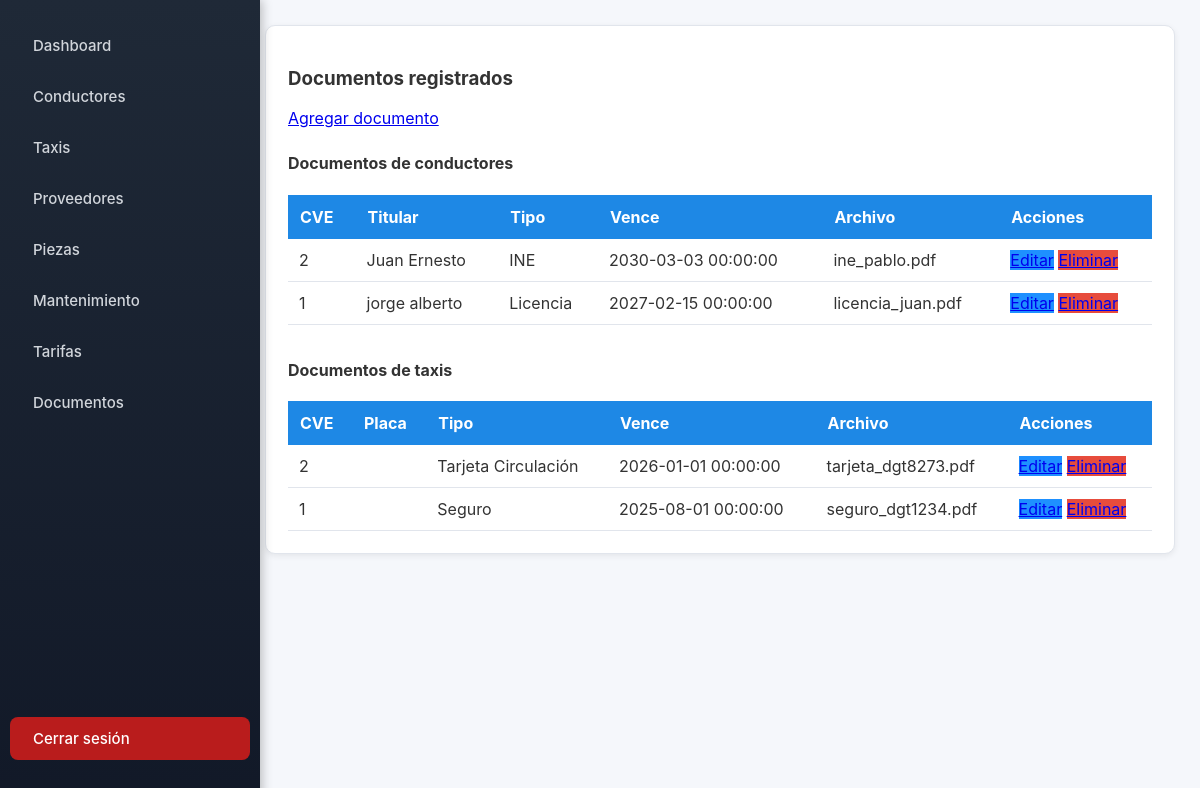
/paginas/documentos/index.php (signed in), run on the app's committed database.
### tables this page shows
CREATE TABLE IF NOT EXISTS `documentos_conductores` (
  `CVE_CONDUCTOR` int(11) DEFAULT NULL,
  `TIPO` varchar(50) DEFAULT NULL,
  `FECHA_VENCIMIENTO` datetime DEFAULT NULL,
  `ACHIVO` text DEFAULT NULL,
  `CVE_DOCUMENTO` int(11) NOT NULL AUTO_INCREMENT,
  PRIMARY KEY (`CVE_DOCUMENTO`),
  KEY `FK_REFERENCE_8` (`CVE_CONDUCTOR`),
  CONSTRAINT `FK_REFERENCE_8` FOREIGN KEY (`CVE_CONDUCTOR`) REFERENCES `conductores` (`CVE_CONDUCTOR`)
);

CREATE TABLE IF NOT EXISTS `conductores` (
  `NOMBRE` varchar(50) DEFAULT NULL,
  `APELLIDO_PATERNO` varchar(50) DEFAULT NULL,
  `APELLIDO_MATERNO` varchar(50) DEFAULT NULL,
  `LICENCIA` varchar(25) DEFAULT NULL,
  `TELEFONO` varchar(15) DEFAULT NULL,
  `DIRECCION` varchar(100) DEFAULT NULL,
  `CVE_CONDUCTOR` int(11) NOT NULL AUTO_INCREMENT,
  PRIMARY KEY (`CVE_CONDUCTOR`)
);

CREATE TABLE IF NOT EXISTS `documentos_taxi` (
  `CVE_TAXI` int(11) DEFAULT NULL,
  `TIPO` varchar(50) DEFAULT NULL,
  `FECHA_VENCIMIENTO` datetime DEFAULT NULL,
  `ARCHIVO` text DEFAULT NULL,
  `CVE_DOCUMENTO` int(11) NOT NULL AUTO_INCREMENT,
  PRIMARY KEY (`CVE_DOCUMENTO`),
  KEY `FK_REFERENCE_7` (`CVE_TAXI`),
  CONSTRAINT `FK_REFERENCE_7` FOREIGN KEY (`CVE_TAXI`) REFERENCES `taxis` (`CVE_TAXI`)
);

### paginas/documentos/index.php (the view, shortened to what this page needs)
<?php
include "../../conexion.php";
include "../../includes/menu.php";
$sqlC = "
SELECT d.CVE_DOCUMENTO, d.TIPO, d.FECHA_VENCIMIENTO, d.ACHIVO AS ARCHIVO,
       c.NOMBRE AS TITULAR
FROM DOCUMENTOS_CONDUCTORES d
LEFT JOIN CONDUCTORES c ON c.CVE_CONDUCTOR = d.CVE_CONDUCTOR
ORDER BY d.CVE_DOCUMENTO DESC
";
$docsConductores = $conn->query($sqlC);
$sqlT = "
SELECT d.CVE_DOCUMENTO, d.TIPO, d.FECHA_VENCIMIENTO, d.ARCHIVO,
       t.PLACA AS TITULAR
FROM DOCUMENTOS_TAXI d
LEFT JOIN TAXIS t ON t.CVE_TAXI = d.CVE_TAXI
ORDER BY d.CVE_DOCUMENTO DESC
";
$docsTaxis = $conn->query($sqlT);
?>
<div class="card">
    <h3>Documentos registrados</h3>
    <a class="btn-add" href="agregar.php">Agregar documento</a>
    <h4 style="margin-top:25px;">Documentos de conductores</h4>
    <table class="table">
        <thead>
            <tr>
                <th>CVE</th>
                <th>Titular</th>
                <th>Tipo</th>
                <th>Vence</th>
                <th>Archivo</th>
                <th>Acciones</th>
            </tr>
        </thead>
        <tbody>
        <?php while ($d = $docsConductores->fetch_assoc()): ?>
            <tr>
                <td><?= $d['CVE_DOCUMENTO'] ?></td>
                <td><?= htmlspecialchars($d['TITULAR']) ?></td>
                <td><?= htmlspecialchars($d['TIPO']) ?></td>
                <td><?= $d['FECHA_VENCIMIENTO'] ?></td>
                <td><?= htmlspecialchars($d['ARCHIVO']) ?></td>
                <td>
                    <a class="btn-edit" href="editar.php?id=<?= $d['CVE_DOCUMENTO'] ?>&tipo=conductor">Editar</a>
                    <a class="btn-delete" onclick="return confirm('¿Eliminar documento?');"
                       href="eliminar.php?id=<?= $d['CVE_DOCUMENTO'] ?>&tipo=conductor">Eliminar</a>
                </td>
            </tr>
        <?php endwhile; ?>
        </tbody>
    </table>
    <h4 style="margin-top:35px;">Documentos de taxis</h4>
    <table class="table">
        <thead>
            <tr>
                <th>CVE</th>
                <th>Placa</th>
                <th>Tipo</th>
                <th>Vence</th>
                <th>Archivo</th>
                <th>Acciones</th>
            </tr>
        </thead>
        <tbody>
        <?php while ($d = $docsTaxis->fetch_assoc()): ?>
            <tr>
                <td><?= $d['CVE_DOCUMENTO'] ?></td>
                <td><?= htmlspecialchars($d['TITULAR']) ?></td>
                <td><?= htmlspecialchars($d['TIPO']) ?></td>
                <td><?= $d['FECHA_VENCIMIENTO'] ?></td>
                <td><?= htmlspecialchars($d['ARCHIVO']) ?></td>
                <td>
                    <a class="btn-edit" href="editar.php?id=<?= $d['CVE_DOCUMENTO'] ?>&tipo=taxi">Editar</a>
                    <a class="btn-delete" onclick="return confirm('¿Eliminar documento?');"
                       href="eliminar.php?id=<?= $d['CVE_DOCUMENTO'] ?>&tipo=taxi">Eliminar</a>
                </td>
            </tr>
        <?php endwhile; ?>
        </tbody>
    </table>
</div>
<?php include "../../includes/footer.php"; ?>

### css/estilos.css (style rules this page uses)
* { transition: all .15s ease-in-out; }
.card { background: var(--card); padding: 22px; border-radius: 10px; box-shadow:0 2px 6px rgba(0,0,0,.07); border:1px solid var(--borde); margin-bottom:20px; animation: fadeIn .4s ease; }
table { width:100%; border-collapse:collapse; margin-top:10px; }
th { background: var(--color-primario); color:white; padding:12px; text-align:left; }
td { padding:11px; background:white; border-bottom:1px solid var(--borde); }
.btn-edit { background: #1e90ff; }
.btn-delete { background: #e74c3c; }

### data on the page
documentos_conductores: CVE_DOCUMENTO "2", CVE_CONDUCTOR.NOMBRE "Juan Ernesto", TIPO "INE", FECHA_VENCIMIENTO "2030-03-03 00:00:00", ACHIVO "ine_pablo.pdf"
documentos_conductores: CVE_DOCUMENTO "1", CVE_CONDUCTOR.NOMBRE "jorge alberto", TIPO "Licencia", FECHA_VENCIMIENTO "2027-02-15 00:00:00", ACHIVO "licencia_juan.pdf"
documentos_taxi: CVE_DOCUMENTO "2", TIPO "Tarjeta Circulación", FECHA_VENCIMIENTO "2026-01-01 00:00:00", ARCHIVO "tarjeta_dgt8273.pdf"
documentos_taxi: CVE_DOCUMENTO "1", TIPO "Seguro", FECHA_VENCIMIENTO "2025-08-01 00:00:00", ARCHIVO "seguro_dgt1234.pdf"
